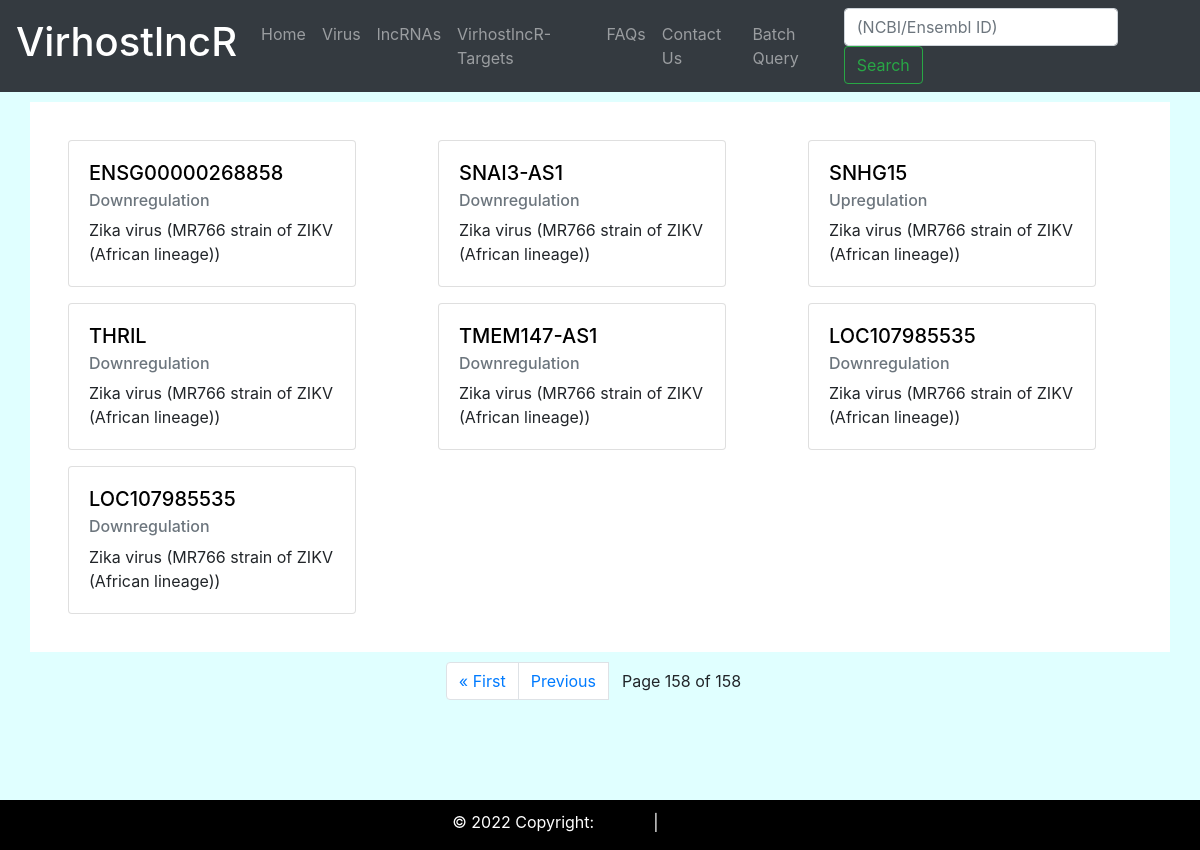
The app's page /VirhostlncR/lncrna_list/?page=158 with its own data.
### lncrna/models.py (models this page shows, shortened)
class Lncrna(models.Model):
    stimuli = models.CharField(max_length = 255)
    dosage = models.CharField(max_length = 255)
    time_point = models.CharField(max_length = 50 )
    experiment_type = models.CharField( max_length = 200)
    cell_line = models.CharField(max_length = 255)
    lncrna_name = models.CharField(max_length = 255)
    ncbi_gene = models.CharField(max_length = 255 , null = True, blank = True )
    ensembl_id = models.CharField(max_length = 255, null = True, blank = True )
    foldchange = models.CharField( max_length = 255, null = True, blank = True )
    expression = models.CharField(max_length = 50)
    pubmed_id = models.CharField(max_length = 50, null = True , blank = True)
    reference = models.CharField(max_length = 255, null = True, blank = True)

### lncrna/views.py (the view)
# urls.py: path('lncrna_list/', views.lncrna_list, name = 'lncrna_list'),
def lncrna_list(request):
    p = Paginator(Lncrna.objects.all().order_by('stimuli'), 21)
    page =  request.GET.get('page')
    lncrna_p = p.get_page(page)
    context = {'lncrna_p':lncrna_p}
    return render(request,'lncrna/lncrna_list.html', context)

### virhost_lncr/templatetags/custom_tags.py (called while the page is built)
def modify_name(value):
    if '_' in value:
       value = value.replace('_','/')
    return value

### templates/lncrna/lncrna_list.html (shortened to what this page needs)
{% extends 'lncrna/base.html' %}
{% load custom_tags %}
{% block content %}
<div class="container" style=" background-color: white; margin-top: 10px; padding: 30px;">
<div class="row">
{% for lncrna in lncrna_p %}
    <div class="col  col-xs-6 mx-2 my-2" >
        <div class="card" style="width: 18rem;">
          <div class="card-body">
            {% if lncrna.ncbi_gene %}
            <a  href="{% url 'lncrna:lncraname' lncrna.ncbi_gene %}">
            <h5 class="card-title ">{{ lncrna.ncbi_gene }}</h5> </a>
            {% else %}
            <a  href="{% url 'lncrna:lncraname' lncrna.ensembl_id %}">
            <h5 class="card-title">{{ lncrna.ensembl_id }}</h5> </a>
            {% endif %}
            <h6 class="card-subtitle mb-2 text-muted">{{ lncrna.expression }}</h6>
            <p class="card-text"> {{ lncrna.stimuli|modify_name }}</p>
          </div>
        </div>
    </div>
{% endfor %}
</div>
</div>
<div class="conatiner">
<div class="row">
    <div class="col" style=" margin-top: 10px" >
    <div class="d-flex justify-content-center">
<nav aria-label="Page navigation example">
<ul class="pagination">
<li class="page-item">
    {% if lncrna_p.has_previous %}
<a href="?page=1" class="page-link" >&laquo First</a> </li>
<li class="page-item">
    <a class="page-link" href="?page={{ lncrna_p.previous_page_number }}">Previous</a>
{% endif %}
</li>
<li class="page-item btn">
Page {{ lncrna_p.number }} of {{ lncrna_p.paginator.num_pages }}
</li>
</ul>
</nav>
</div>
</div>
</div>
</div>
{% endblock %}

### templates/lncrna/base.html (style rules this page uses)
body { background-color: #E0FFFF; }

### templates/lncrna/lncrna_list.html (style rules this page uses)
a { color: black; text-decoration: none; }

### records on screen
Lncrna: ensembl_id "ENSG00000268858", expression "Downregulation", stimuli|modify_name "Zika virus (MR766 strain of ZIKV (African lineage))"
Lncrna: ncbi_gene "SNAI3-AS1", expression "Downregulation", stimuli|modify_name "Zika virus (MR766 strain of ZIKV (African lineage))"
Lncrna: ncbi_gene "SNHG15", expression "Upregulation", stimuli|modify_name "Zika virus (MR766 strain of ZIKV (African lineage))"
Lncrna: ncbi_gene "THRIL", expression "Downregulation", stimuli|modify_name "Zika virus (MR766 strain of ZIKV (African lineage))"
Lncrna: ncbi_gene "TMEM147-AS1", expression "Downregulation", stimuli|modify_name "Zika virus (MR766 strain of ZIKV (African lineage))"
Lncrna: ncbi_gene "LOC107985535", expression "Downregulation", stimuli|modify_name "Zika virus (MR766 strain of ZIKV (African lineage))"
Lncrna: ncbi_gene "LOC107985535", expression "Downregulation", stimuli|modify_name "Zika virus (MR766 strain of ZIKV (African lineage))"

### other values on screen
{{ lncrna_p.number }} "158"
{{ lncrna_p.paginator.num_pages }} "158"
